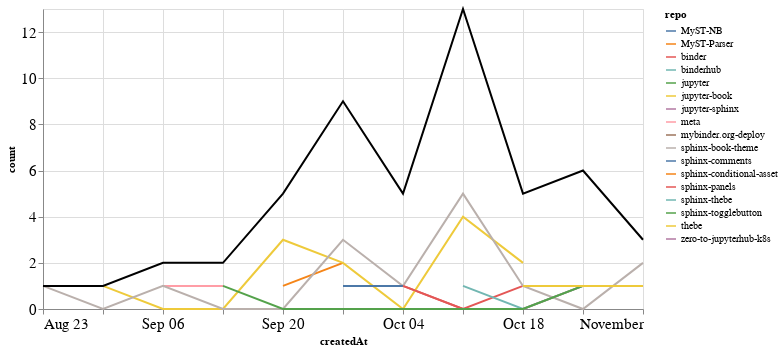

Notebook code cell kept with this figure:
### Markdown cell above
## PRs

### Code cell
prs_time = prs.groupby('repo').resample('W', on='createdAt').count()['author'].reset_index()
prs_time = prs_time.rename(columns={'author': 'count'})
prs_time_total = prs_time.groupby('createdAt').agg({"count": "sum"}).reset_index()

ch1 = alt.Chart(prs_time, width=600).mark_line().encode(
    x='createdAt',
    y='count',
    color='repo',
    tooltip="repo"
)

ch2 = alt.Chart(prs_time_total, width=600).mark_line(color="black").encode(
    x='createdAt',
    y='count',
)

ch1 + ch2

### Figure 1 — Vega-Lite specification as saved in the notebook (floating-point values rounded to 4 significant figures)
{"config": {"axisLeft": {"labelFontSize": 15}, "axisBottom": {"labelFontSize": 15}}, "layer": [{"data": {"name": "data-203945009f6ca46afbb129920c5fd4c4"}, "mark": "line", "encoding": {"color": {"type": "nominal", "field": "repo"}, "tooltip": {"type": "nominal", "field": "repo"}, "x": {"type": "temporal", "field": "createdAt"}, "y": {"type": "quantitative", "field": "count"}}, "width": 600}, {"data": {"name": "data-18754cb75236ffc7b362df3ae8721905"}, "mark": {"type": "line", "color": "black"}, "encoding": {"x": {"type": "temporal", "field": "createdAt"}, "y": {"type": "quantitative", "field": "count"}}, "width": 600}], "$schema": "https://vega.github.io/schema/vega-lite/v4.8.1.json", "datasets": {"data-203945009f6ca46afbb129920c5fd4c4": [{"repo": "MyST-NB", "createdAt": "2020-10-11T00:00:00", "count": 1}, {"repo": "MyST-Parser", "createdAt": "2020-09-20T00:00:00", "count": 1}, {"repo": "MyST-Parser", "createdAt": "2020-09-27T00:00:00", "count": 2}, {"repo": "binder", "createdAt": "2020-10-04T00:00:00", "count": 1}, {"repo": "binder", "createdAt": "2020-10-11T00:00:00", "count": 0}, {"repo": "binder", "createdAt": "2020-10-18T00:00:00", "count": 1}, {"repo": "binderhub", "createdAt": "2020-10-04T00:00:00", "count": 1}, {"repo": "jupyter", "createdAt": "2020-09-20T00:00:00", "count": 1}, {"repo": "jupyter-book", "createdAt": "2020-08-30T00:00:00", "count": 1}, {"repo": "jupyter-book", "createdAt": "2020-09-06T00:00:00", "count": 0}, {"repo": "jupyter-book", "createdAt": "2020-09-13T00:00:00", "count": 0}, {"repo": "jupyter-book", "createdAt": "2020-09-20T00:00:00", "count": 3}, {"repo": "jupyter-book", "createdAt": "2020-09-27T00:00:00", "count": 2}, {"repo": "jupyter-book", "createdAt": "2020-10-04T00:00:00", "count": 0}, {"repo": "jupyter-book", "createdAt": "2020-10-11T00:00:00", "count": 4}, {"repo": "jupyter-book", "createdAt": "2020-10-18T00:00:00", "count": 2}, {"repo": "jupyter-sphinx", "createdAt": "2020-09-27T00:00:00", "count": 1}, {"repo": "meta", "createdAt": "2020-09-06T00:00:00", "count": 1}, {"repo": "meta", "createdAt": "2020-09-13T00:00:00", "count": 1}, {"repo": "mybinder.org-deploy", "createdAt": "2020-10-11T00:00:00", "count": 1}, {"repo": "sphinx-book-theme", "createdAt": "2020-08-23T00:00:00", "count": 1}, {"repo": "sphinx-book-theme", "createdAt": "2020-08-30T00:00:00", "count": 0}, {"repo": "sphinx-book-theme", "createdAt": "2020-09-06T00:00:00", "count": 1}, {"repo": "sphinx-book-theme", "createdAt": "2020-09-13T00:00:00", "count": 0}, {"repo": "sphinx-book-theme", "createdAt": "2020-09-20T00:00:00", "count": 0}, {"repo": "sphinx-book-theme", "createdAt": "2020-09-27T00:00:00", "count": 3}, {"repo": "sphinx-book-theme", "createdAt": "2020-10-04T00:00:00", "count": 1}, {"repo": "sphinx-book-theme", "createdAt": "2020-10-11T00:00:00", "count": 5}, {"repo": "sphinx-book-theme", "createdAt": "2020-10-18T00:00:00", "count": 1}, {"repo": "sphinx-book-theme", "createdAt": "2020-10-25T00:00:00", "count": 0}, {"repo": "sphinx-book-theme", "createdAt": "2020-11-01T00:00:00", "count": 2}, {"repo": "sphinx-comments", "createdAt": "2020-09-27T00:00:00", "count": 1}, {"repo": "sphinx-comments", "createdAt": "2020-10-04T00:00:00", "count": 1}, {"repo": "sphinx-conditional-asset", "createdAt": "2020-10-25T00:00:00", "count": 2}, {"repo": "sphinx-panels", "createdAt": "2020-10-04T00:00:00", "count": 1}, {"repo": "sphinx-panels", "createdAt": "2020-10-11T00:00:00", "count": 0}, {"repo": "sphinx-panels", "createdAt": "2020-10-18T00:00:00", "count": 0}, {"repo": "sphinx-panels", "createdAt": "2020-10-25T00:00:00", "count": 1}, {"repo": "sphinx-thebe", "createdAt": "2020-10-11T00:00:00", "count": 1}, {"repo": "sphinx-thebe", "createdAt": "2020-10-18T00:00:00", "count": 0}, {"repo": "sphinx-thebe", "createdAt": "2020-10-25T00:00:00", "count": 1}, {"repo": "sphinx-togglebutton", "createdAt": "2020-09-13T00:00:00", "count": 1}, {"repo": "sphinx-togglebutton", "createdAt": "2020-09-20T00:00:00", "count": 0}, {"repo": "sphinx-togglebutton", "createdAt": "2020-09-27T00:00:00", "count": 0}, {"repo": "sphinx-togglebutton", "createdAt": "2020-10-04T00:00:00", "count": 0}, {"repo": "sphinx-togglebutton", "createdAt": "2020-10-11T00:00:00", "count": 0}, {"repo": "sphinx-togglebutton", "createdAt": "2020-10-18T00:00:00", "count": 0}, {"repo": "sphinx-togglebutton", "createdAt": "2020-10-25T00:00:00", "count": 1}, {"repo": "thebe", "createdAt": "2020-10-18T00:00:00", "count": 1}, {"repo": "thebe", "createdAt": "2020-10-25T00:00:00", "count": 1}, {"repo": "thebe", "createdAt": "2020-11-01T00:00:00", "count": 1}, {"repo": "zero-to-jupyterhub-k8s", "createdAt": "2020-10-11T00:00:00", "count": 1}], "data-18754cb75236ffc7b362df3ae8721905": [{"createdAt": "2020-08-23T00:00:00", "count": 1}, {"createdAt": "2020-08-30T00:00:00", "count": 1}, {"createdAt": "2020-09-06T00:00:00", "count": 2}, {"createdAt": "2020-09-13T00:00:00", "count": 2}, {"createdAt": "2020-09-20T00:00:00", "count": 5}, {"createdAt": "2020-09-27T00:00:00", "count": 9}, {"createdAt": "2020-10-04T00:00:00", "count": 5}, {"createdAt": "2020-10-11T00:00:00", "count": 13}, {"createdAt": "2020-10-18T00:00:00", "count": 5}, {"createdAt": "2020-10-25T00:00:00", "count": 6}, {"createdAt": "2020-11-01T00:00:00", "count": 3}]}}
